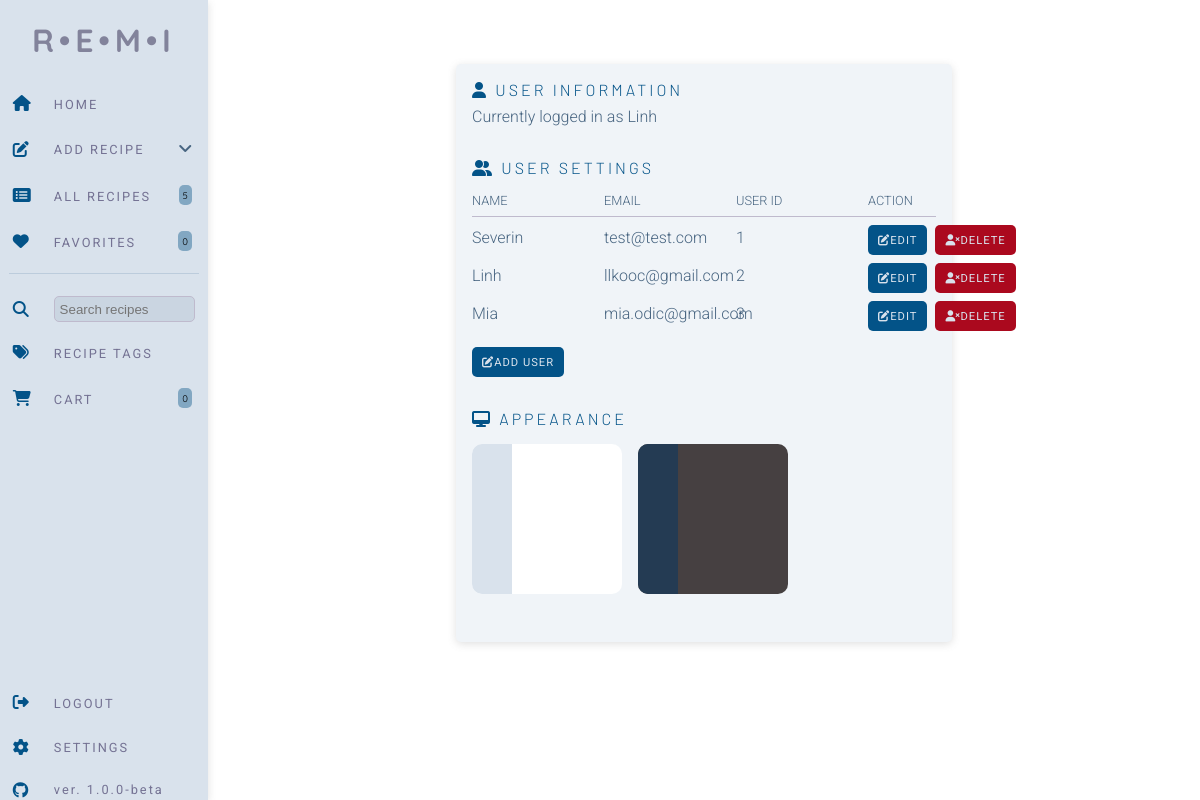
Before: /settings (signed in) with the older database file.
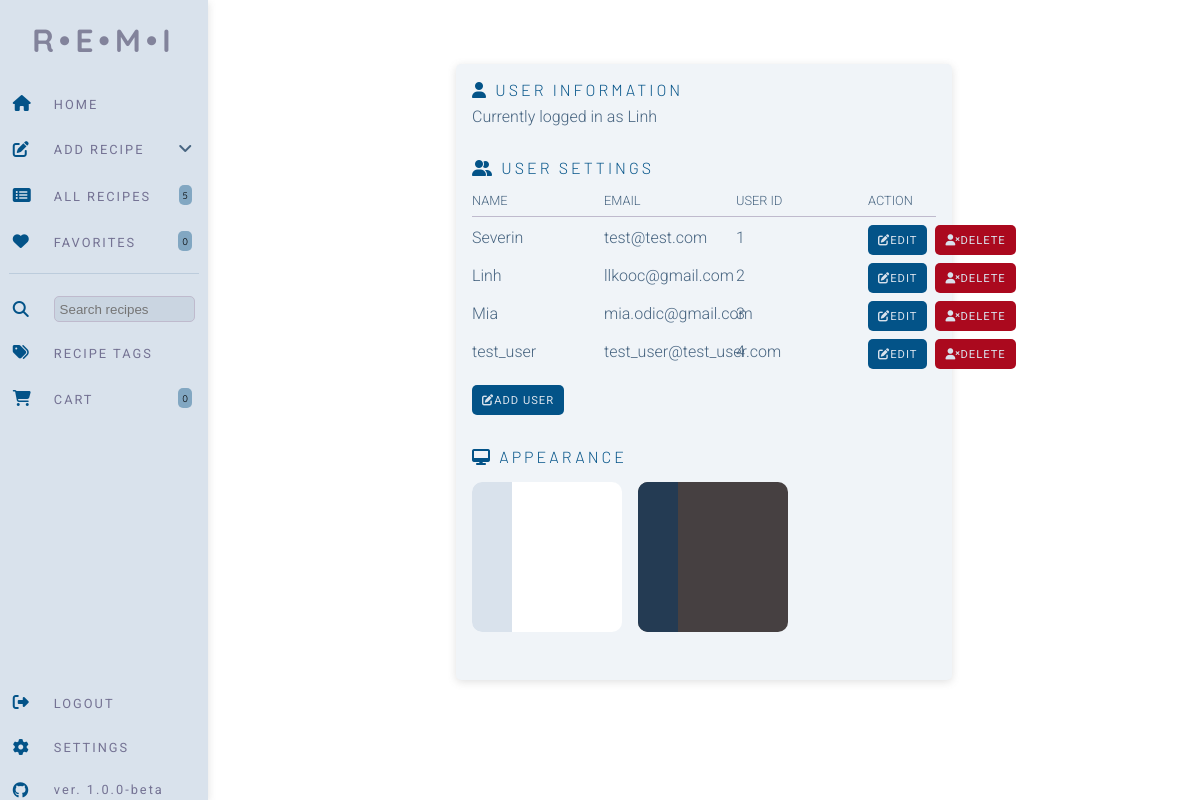
After: the same page with the newer database file.
### website/models.py (models this page shows)
class User(db.Model, UserMixin):
    id = db.Column(db.Integer, primary_key=True)
    email = db.Column(db.String(150), unique=True)
    password = db.Column(db.String(150))
    first_name = db.Column(db.String(50))
    recipes = db.relationship('Recipe')

### website/views.py (the view, shortened to what this page needs)
@views.route('/settings', methods=['GET', 'POST'])
@login_required
def settings():
    favorite_total = Recipe.query.filter_by(username=current_user.id, favorite=True).count()
    total_recipes = Recipe.query.filter_by(username=current_user.id).count()
    shopping_list = ShoppingList.query.filter_by(username=current_user.id).count()
    all_users = User.query.all()
    return render_template("settings.html", favorite_total=favorite_total, total_recipes=total_recipes, shopping_list=shopping_list, user=current_user,
                           all_users=all_users)

### website/__init__.py (called while the page is built)
def create_app():
    app = Flask(__name__)
    app.config['SECRET_KEY'] = 'sdf897sdf987'
    app.config['SQLALCHEMY_DATABASE_URI'] = f'sqlite:///{DB_NAME}'
    db.init_app(app)
    migrate.init_app(app, db)
    from .views import views
    from .auth import auth
    app.register_blueprint(views, url_prefix='/')
    app.register_blueprint(auth, url_prefix='/')
    from .models import User, Recipe
    with app.app_context():
        db.create_all()
    login_manager = LoginManager()
    login_manager.login_view = 'auth.login'
    login_manager.init_app(app)
    @login_manager.user_loader
    def load_user(id):
        return User.query.get(int(id))
    return app

### website/templates/settings.html (shortened to what this page needs)
{% extends "base.html" %} {% block title %}Home{% endblock %} {% block
    content %}
    <div class="body-wrapper-settings">
      <div class="settings-display">
        <div class="title-settings">
          <i class="fa-solid fa-user"></i> User information
        </div>
        <div class="content-settings">
          Currently logged in as {{ user.first_name }}
        </div>
        <div class="title-settings">
          <i class="fa-solid fa-user-group"></i> User Settings
        </div>
        <div class="content-settings">
          <div class="users-headings">
            <span class="user-info-heading">Name</span>
            <span class="user-info-heading">Email</span>
            <span class="user-info-heading">User ID</span>
            <span class="user-info-heading">Action</span>
          </div>
          {% for user in all_users %}
          <div class="users">
            <span class="user-info">{{ user.first_name }}</span>
            <span class="user-info">{{ user.email }}</span>
            <span class="user-info">{{ user.id }}</span>
            <span class="user-control"><button class="button-user-primary"><i class="fa-solid fa-pen-to-square"></i> Edit</button><button class="button-user-delete" id="deleteUser"><i class="fa-solid fa-user-xmark"></i> Delete</button></span>
          </div>
          {% endfor %}
          <div class="add-user">
          <button class="button-user-primary" id="addUser"><i class="fa-solid fa-pen-to-square"></i> Add User</button>
          </div>
        </div>
        <div class="title-settings">
          <i class="fa-solid fa-desktop"></i> Appearance
        </div>
        <div class="content-settings-theme">
          <div class="theme-container-light">
            <div class="nav-light">
            </div>
          </div>
          <div class="theme-container-dark">
            <div class="nav-dark">
            </div>
          </div>
        </div>
      </div>
    </div>
    {% endblock %}

### website/templates/base.html (shortened to what this page needs)
<!DOCTYPE html>
<html>
  <head>
    <link
      href="https://cdnjs.cloudflare.com/ajax/libs/font-awesome/6.0.0/css/all.min.css"
      rel="stylesheet"
    />
    <link
      rel="stylesheet"
      href="https://cdnjs.cloudflare.com/ajax/libs/font-awesome/6.3.0/css/all.min.css"
    />
    <link
      rel="stylesheet"
      href="{{ url_for('static', filename='css/index.css') }}"
    />
  </head>
  <body>
    <nav class="navbar">
      <div class="logo">
        R•E•M•I
      </div>
      <div class="nav-grid">
        <div class="nav-layout">
          <span class="nav-icon"><i class="fa-solid fa-home"></i></span>
          <a class="menu-link" href="/"><span class="nav-text">Home</span></a>
        </div>
        <div class="dropdown">
          <div class="nav-layout">
            <span class="nav-icon"
              ><i class="fa-solid fa-pen-to-square"></i
            ></span>
            <span class="nav-text">Add Recipe</span>
            <span class="nav-other"
              ><i class="fa-solid fa-angle-down"></i
            ></span>
          </div>
        </div>
        <div class="nav-layout">
          <span class="nav-icon"
            ><i class="fa-solid fa-rectangle-list"></i
          ></span>
          <a class="menu-link" href="/all_recipes"><span class="nav-text">All Recipes</span></a>
          <span class="nav-other"><span class="pill">{{ total_recipes }}</span></span>
        </div>
        <div class="nav-layout">
          <span class="nav-icon"><i class="fa-solid fa-heart"></i></span>
          <a class="menu-link" href="/favorites"><span class="nav-text">Favorites</span></a>
          <span class="nav-other"><span class="pill">{{ favorite_total }}</span></span>
        </div>
        <div class="nav-divider">
          <hr />
        </div>
        <div class="nav-layout-search">
          <span class="nav-icon"
            ><i class="fa-solid fa-magnifying-glass"></i
          ></span>
          <span class="nav-text"
            ><input id="search_query" class="search-recipes" placeholder="Search recipes"
          /></span>
        </div>
        <div class="nav-layout">
          <span class="nav-icon"><i class="fa-solid fa-tags"></i></span>
          <a href = "/show_tags" class="menu-link"><span class="nav-text">Recipe Tags</span></a>
        </div>
        <div class="nav-layout">
          <span class="nav-icon"
            ><i class="fa-solid fa-cart-shopping"></i
          ></span>
          <a class="menu-link" href="/cart"><span class="nav-text">Cart</span></a>
          {% if shopping_list %}
          <span class="nav-other"><span class="pill">{{ shopping_list }}</span></span>
          {% else %}
          <span class="nav-other"><span class="pill">0</span></span>
          {% endif %}
        </div>
      </div>
      <div class="bottom-wrapper">
        <div class="nav-layout">
          <span class="nav-icon"
            ><i class="fa-solid fa-right-from-bracket"></i
          ></span>
          <a href="/logout" class="menu-link"><span class="nav-text">Logout</span></a>
        </div>
        <div class="nav-layout">
          <span class="nav-icon"><i class="fa-solid fa-gear"></i></span>
          <a href="/settings" class="menu-link"><span class="nav-text">Settings</span></a>
        </div>
        <div class="nav-layout">
          <span class="nav-icon"><i class="fa-brands fa-github"></i></span>
          <a href="https://github.com/odics/remi" target="#" class="menu-link"><span class="nav-text-ver">ver. 1.0.0-beta</span></a>
        </div>
      </div>
    </nav>
    <main>
    {% block content %}
    {% endblock %}
  </main>
  </body>
</html>

Changed rows visible on the page:
added User: first_name "test_user", email "test_user@test_user.com", id "4"
